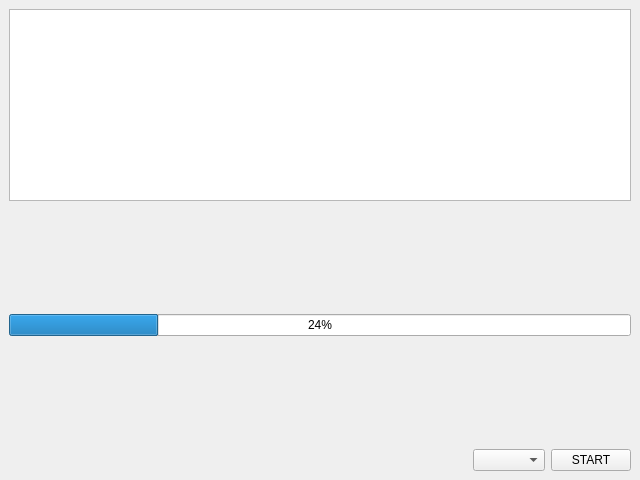
<?xml version="1.0" encoding="UTF-8"?>
<ui version="4.0">
 <class>MainWindow</class>
 <widget class="QMainWindow" name="MainWindow">
  <property name="geometry">
   <rect>
    <x>0</x>
    <y>0</y>
    <width>640</width>
    <height>480</height>
   </rect>
  </property>
  <property name="windowTitle">
   <string notr="true">COMPRESS</string>
  </property>
  <widget class="QWidget" name="centralwidget">
   <layout class="QVBoxLayout" name="verticalLayout">
    <item>
     <layout class="QVBoxLayout" name="verticalLayout_2">
      <item>
       <widget class="QTextBrowser" name="textBrowser"/>
      </item>
      <item>
       <spacer name="verticalSpacer">
        <property name="orientation">
         <enum>Qt::Vertical</enum>
        </property>
        <property name="sizeHint" stdset="0">
         <size>
          <width>20</width>
          <height>40</height>
         </size>
        </property>
       </spacer>
      </item>
      <item>
       <spacer name="verticalSpacer_3">
        <property name="orientation">
         <enum>Qt::Vertical</enum>
        </property>
        <property name="sizeHint" stdset="0">
         <size>
          <width>20</width>
          <height>40</height>
         </size>
        </property>
       </spacer>
      </item>
      <item>
       <widget class="QProgressBar" name="progressBar">
        <property name="value">
         <number>24</number>
        </property>
       </widget>
      </item>
      <item>
       <spacer name="verticalSpacer_5">
        <property name="orientation">
         <enum>Qt::Vertical</enum>
        </property>
        <property name="sizeHint" stdset="0">
         <size>
          <width>20</width>
          <height>40</height>
         </size>
        </property>
       </spacer>
      </item>
      <item>
       <spacer name="verticalSpacer_4">
        <property name="orientation">
         <enum>Qt::Vertical</enum>
        </property>
        <property name="sizeHint" stdset="0">
         <size>
          <width>20</width>
          <height>40</height>
         </size>
        </property>
       </spacer>
      </item>
      <item>
       <layout class="QHBoxLayout" name="horizontalLayout">
        <item>
         <spacer name="horizontalSpacer">
          <property name="orientation">
           <enum>Qt::Horizontal</enum>
          </property>
          <property name="sizeHint" stdset="0">
           <size>
            <width>40</width>
            <height>20</height>
           </size>
          </property>
         </spacer>
        </item>
        <item>
         <widget class="QComboBox" name="comboBox"/>
        </item>
        <item>
         <widget class="QPushButton" name="pushButton">
          <property name="accessibleName">
           <string notr="true">compress</string>
          </property>
          <property name="text">
           <string notr="true">START</string>
          </property>
          <property name="autoDefault">
           <bool>false</bool>
          </property>
         </widget>
        </item>
       </layout>
      </item>
     </layout>
    </item>
   </layout>
  </widget>
 </widget>
 <resources/>
 <connections/>
</ui>
